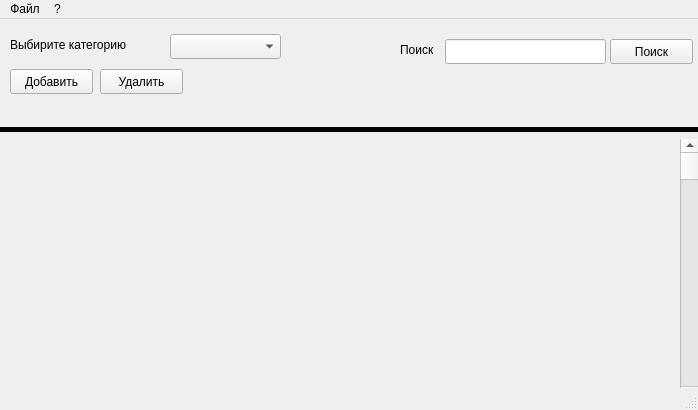
<?xml version="1.0" encoding="UTF-8"?>
<ui version="4.0">
 <class>MainWindow</class>
 <widget class="QMainWindow" name="MainWindow">
  <property name="geometry">
   <rect>
    <x>0</x>
    <y>0</y>
    <width>698</width>
    <height>410</height>
   </rect>
  </property>
  <property name="windowTitle">
   <string>Учёт продуктов</string>
  </property>
  <widget class="QWidget" name="centralWidget">
   <widget class="QPushButton" name="AddButonn">
    <property name="geometry">
     <rect>
      <x>10</x>
      <y>50</y>
      <width>83</width>
      <height>25</height>
     </rect>
    </property>
    <property name="text">
     <string>Добавить</string>
    </property>
   </widget>
   <widget class="QPushButton" name="DeleteButton">
    <property name="geometry">
     <rect>
      <x>100</x>
      <y>50</y>
      <width>83</width>
      <height>25</height>
     </rect>
    </property>
    <property name="text">
     <string>Удалить</string>
    </property>
   </widget>
   <widget class="QLabel" name="label_10">
    <property name="geometry">
     <rect>
      <x>10</x>
      <y>10</y>
      <width>161</width>
      <height>31</height>
     </rect>
    </property>
    <property name="text">
     <string>Выбирите категорию</string>
    </property>
   </widget>
   <widget class="Line" name="line">
    <property name="geometry">
     <rect>
      <x>-3</x>
      <y>100</y>
      <width>701</width>
      <height>20</height>
     </rect>
    </property>
    <property name="sizePolicy">
     <sizepolicy hsizetype="Minimum" vsizetype="Fixed">
      <horstretch>0</horstretch>
      <verstretch>0</verstretch>
     </sizepolicy>
    </property>
    <property name="frameShadow">
     <enum>QFrame::Plain</enum>
    </property>
    <property name="lineWidth">
     <number>5</number>
    </property>
    <property name="orientation">
     <enum>Qt::Horizontal</enum>
    </property>
   </widget>
   <widget class="QScrollBar" name="verticalScrollBar">
    <property name="geometry">
     <rect>
      <x>680</x>
      <y>120</y>
      <width>20</width>
      <height>261</height>
     </rect>
    </property>
    <property name="orientation">
     <enum>Qt::Vertical</enum>
    </property>
   </widget>
   <widget class="QComboBox" name="CategoryList">
    <property name="geometry">
     <rect>
      <x>170</x>
      <y>15</y>
      <width>111</width>
      <height>25</height>
     </rect>
    </property>
   </widget>
   <widget class="QLabel" name="label">
    <property name="geometry">
     <rect>
      <x>400</x>
      <y>15</y>
      <width>51</width>
      <height>31</height>
     </rect>
    </property>
    <property name="text">
     <string>Поиск</string>
    </property>
   </widget>
   <widget class="QLineEdit" name="SearchLine">
    <property name="geometry">
     <rect>
      <x>445</x>
      <y>20</y>
      <width>161</width>
      <height>25</height>
     </rect>
    </property>
   </widget>
   <widget class="QPushButton" name="SearchButton">
    <property name="geometry">
     <rect>
      <x>610</x>
      <y>20</y>
      <width>83</width>
      <height>25</height>
     </rect>
    </property>
    <property name="text">
     <string>Поиск</string>
    </property>
   </widget>
  </widget>
  <widget class="QMenuBar" name="menuBar">
   <property name="geometry">
    <rect>
     <x>0</x>
     <y>0</y>
     <width>698</width>
     <height>22</height>
    </rect>
   </property>
   <widget class="QMenu" name="FileMenu">
    <property name="title">
     <string>Файл</string>
    </property>
   </widget>
   <widget class="QMenu" name="HelpMenu">
    <property name="title">
     <string>?</string>
    </property>
   </widget>
   <addaction name="FileMenu"/>
   <addaction name="HelpMenu"/>
  </widget>
  <widget class="QStatusBar" name="statusBar"/>
 </widget>
 <layoutdefault spacing="6" margin="11"/>
 <resources/>
 <connections/>
</ui>
